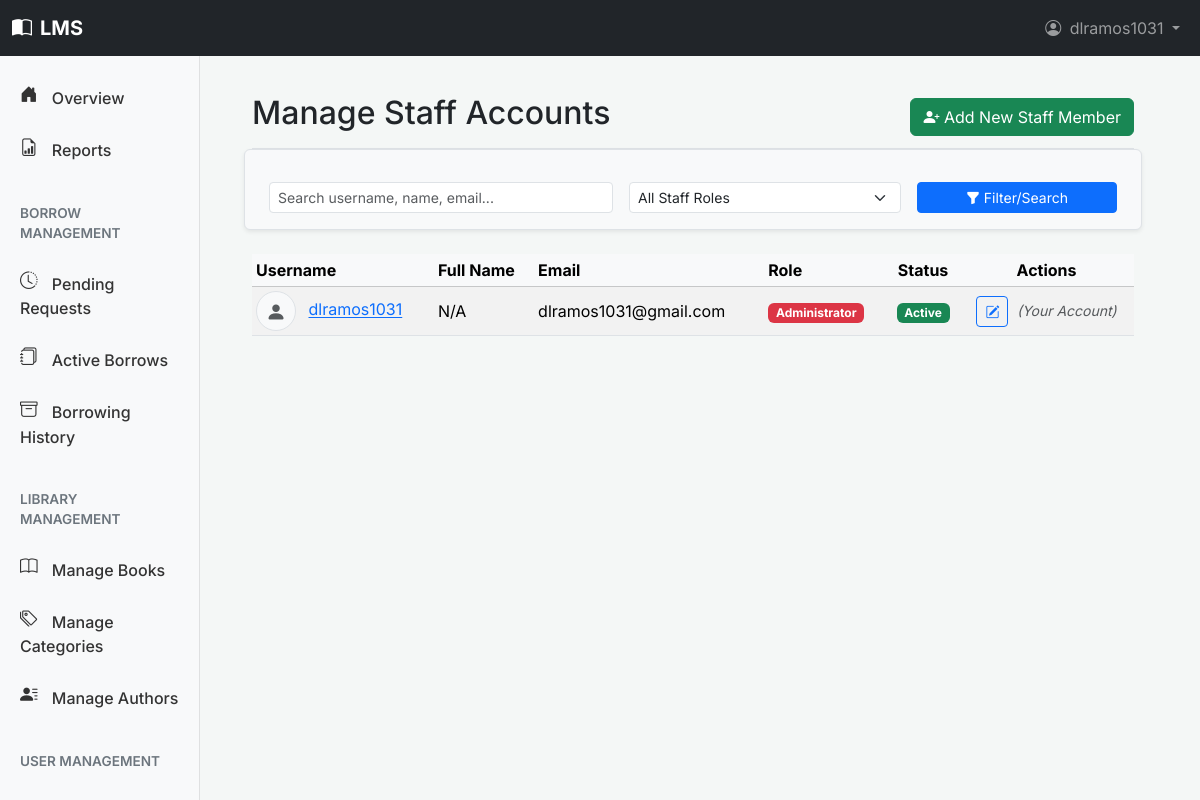
The app's page /dashboard/staff/ (signed in) with its own data.
### users/models.py (models this page shows, shortened)
class CustomUser(AbstractUser):
    middle_initial = models.CharField(
        _('middle initial'),
        max_length=10,
        blank=True,
        null=True,
        help_text=_("User's middle initial (optional)")
    )
    suffix = models.CharField(
        _('suffix'),
        max_length=10,
        blank=True,
        null=True,
        help_text=_("e.g., Jr., Sr., III (optional)")
    )
    ROLE_CHOICES = (
        ('BORROWER', _('Borrower')),    # For students and other general library users
        ('LIBRARIAN', _('Librarian')),  # For library staff managing books and circulation
        ('ADMIN', _('Administrator')),  # For system administrators with full access
    )
    role = models.CharField(
        _('role'),
        max_length=20,
        choices=ROLE_CHOICES,
        default='BORROWER',
        help_text=_('The primary role of this user within the library system')
    )
    borrower_id_label = models.CharField(
        _('borrower ID label'),
        max_length=50,
        default="Library ID",
        help_text=_("Label for the borrower's unique identifier (e.g., Student ID, Library Card No.)")
    )
    borrower_id_value = models.CharField(
        _('borrower ID value'),
        max_length=50,
        unique=True,
        null=True,
        blank=True,
        help_text=_("The borrower's unique library identifier value (e.g., 'S12345', 'LC00789')")
    )
    physical_address = models.TextField(
        _('physical address'),
        blank=True,
        null=True,
        help_text=_("Borrower's physical mailing address (optional)")
    )
    birth_date = models.DateField(
        _('birth date'),
        null=True,
        blank=True,
        help_text=_("Borrower's date of birth (optional)")
    )
    phone_number = models.CharField(
        _('phone number'),
        max_length=20,
        blank=True,
        null=True,
        help_text=_("Borrower's contact phone number (optional)")
    )
    profile_picture = models.ImageField(
        _("Profile Picture"),
        upload_to='profile_pics/',
        blank=True,
        null=True,
        help_text=_("Upload a profile picture (optional).")
    )
    favorite_books = models.JSONField(
        _("Favorite Books"),
        default=list,
        blank=True,
        help_text=_("List of favorite book ISBNs with timestamps.")
    )
    BORROWER_TYPE_CHOICES = (
        ('STUDENT', _('Student')),                  # Full-time students
        ('FACULTY', _('Faculty')),                  # Faculty members
        ('STAFF_MEMBER', _('Staff Member')),        # University staff (non-faculty) who are borrowers
        ('ALUMNI', _('Alumni')),                    # Former students who are still borrowers
        ('COMMUNITY', _('Community Member')),       # Other verified local borrowers
        ('OTHER', _('Other Verified Borrower')),    # Other verified borrowers (e.g., local residents, non-student/faculty)
    )
    borrower_type = models.CharField(
        _('borrower type'),
        max_length=30,
        choices=BORROWER_TYPE_CHOICES,
        null=True,
        blank=True,
        help_text=_('Category of the borrower, e.g., Student, Faculty (used if role is Borrower)')
    )
    groups = models.ManyToManyField(
        'auth.Group',
        verbose_name=_('groups'),
        blank=True,
        help_text=_(
            'The groups this user belongs to. A user will get all permissions '
            'granted to each of their groups.'
        ),
        related_name="customuser_groups",
        related_query_name="customuser",
    )
    user_permissions = models.ManyToManyField(
        'auth.Permission',
        verbose_name=_('user permissions'),
        blank=True,
        help_text=_('Specific permissions for this user.'),
        related_name="customuser_permissions",
        related_query_name="customuser",
    )
    def get_full_name(self):
        parts = [self.first_name]
        if self.middle_initial:
            parts.append(f"{self.middle_initial}.")
        parts.append(self.last_name)
        if self.suffix:
            parts.append(self.suffix)
        full_name = " ".join(filter(None, parts))
        return full_name.strip()
    class Meta:
        verbose_name = _('User')
        verbose_name_plural = _('Users')
        ordering = ['last_name', 'first_name']

### users/views.py (the view, shortened to what this page needs)
# urls.py: path('dashboard/staff/', views.AdminStaffListView.as_view(), name='dashboard_staff_list'),
class AdminStaffListView(AdminRequiredMixin, ListView):
    model = CustomUser
    template_name = 'users/dashboard/staff_list.html'
    context_object_name = 'staff_members'
    paginate_by = 15
    def get_queryset(self):
        queryset = CustomUser.objects.filter(role__in=['LIBRARIAN', 'ADMIN']).order_by('role', 'last_name', 'first_name')
        search_term = self.request.GET.get('search', '').strip()
        staff_role_filter = self.request.GET.get('staff_role', '').strip()
        if staff_role_filter:
            queryset = queryset.filter(role=staff_role_filter)
        return queryset
    def get_context_data(self, **kwargs):
        context = super().get_context_data(**kwargs)
        context['page_title'] = _('Manage Staff Accounts')
        context['current_search'] = self.request.GET.get('search', '')
        context['current_staff_role_filter'] = self.request.GET.get('staff_role', '')
        context['staff_role_choices'] = [('LIBRARIAN', _('Librarian')), ('ADMIN', _('Administrator'))]
        query_params = self.request.GET.copy()
        query_params.pop('page', None)
        context['other_query_params'] = query_params.urlencode()
        return context

### users/templates/users/dashboard/staff_list.html (shortened to what this page needs)
{% extends "dashboard/base.html" %}
{% load static %}
{% load bootstrap5 %}
{% block dashboard_page_title_main %}Manage Staff Accounts{% endblock %}
{% block dashboard_page_actions %}
    {% if request.user.is_superuser %}
    <a href="{% url 'users:dashboard_staff_add' %}" class="btn btn-success">
        <i class="bi bi-person-plus-fill"></i> Add New Staff Member
    </a>
    {% endif %}
{% endblock %}
{% block dashboard_content_main %}
    <form method="get" action="{% url 'users:dashboard_staff_list' %}" class="row g-3 align-items-center mb-4 p-3 bg-light border rounded shadow-sm">
        <div class="col-md-5">
            <input type="text" name="search" class="form-control form-control-sm" id="staffSearchInput" placeholder="Search username, name, email..." value="{{ current_search|default:'' }}">
        </div>
        <div class="col-md-4">
            <select name="staff_role" class="form-select form-select-sm" id="staffRoleFilterInput">
                <option value="">All Staff Roles</option>
            </select>
        </div>
        <div class="col-md-3">
            <button class="btn btn-primary btn-sm w-100" type="submit"><i class="bi bi-funnel-fill"></i> Filter/Search</button>
        </div>
    </form>
    <div class="table-responsive">
        <table class="table table-striped table-hover table-sm align-middle">
            <thead class="table-light">
                <tr>
                    <th>Username</th>
                    <th>Full Name</th>
                    <th>Email</th>
                    <th>Role</th>
                    <th class="text-center">Status</th>
                    <th class="text-center">Actions</th>
                </tr>
            </thead>
            <tbody>
                {% for staff_member in staff_members %}
                <tr>
                    <td>
                        {% if staff_member.profile_picture %}
                            <img src="{{ staff_member.profile_picture.url }}"
                                class="me-2 rounded-circle"
                                style="width: 40px; height: 40px; object-fit: cover;">
                        {% else %}
                            <span class="d-inline-block bg-light border rounded-circle me-2 align-middle"
                                style="width: 40px; height: 40px; line-height: 40px; text-align: center;">
                                <i class="bi bi-person-fill text-muted fs-5"></i>
                            </span>
                        {% endif %}
                        <a href="{% url 'users:dashboard_borrower_detail' pk=staff_member.pk %}">{{ staff_member.username }}</a>
                    </td>
                    <td>{{ staff_member.get_full_name|default:"N/A" }}</td>
                    <td>{{ staff_member.email|default:"N/A" }}</td>
                    <td><span class="badge
                        {% if staff_member.role == 'ADMIN' %}bg-danger{% elif staff_member.role == 'LIBRARIAN' %}bg-info text-dark{% else %}bg-secondary{% endif %}">
                        {{ staff_member.get_role_display }}
                    </span></td>
                    <td class="text-center">
                        {% if staff_member.is_active %}
                            <span class="badge bg-success">Active</span>
                        {% else %}
                            <span class="badge bg-danger">Inactive</span>
                        {% endif %}
                    </td>
                    <td class="text-center">
                        {% if request.user.is_superuser %}
                            <a href="{% url 'users:dashboard_staff_edit' pk=staff_member.pk %}" class="btn btn-sm btn-outline-primary me-1" title="Edit {{ staff_member.username }}">
                                <i class="bi bi-pencil-square"></i>
                            </a>
                            {% if request.user.pk != staff_member.pk %}
                            <a href="{% url 'users:dashboard_staff_delete_confirm' pk=staff_member.pk %}" class="btn btn-sm btn-outline-danger" title="Delete {{ staff_member.username }}">
                                <i class="bi bi-trash"></i>
                            </a>
                            {% else %}
                            <span class="text-muted small fst-italic">(Your Account)</span>
                            {% endif %}
                        {% else %}
                             <span class="text-muted small fst-italic">N/A</span>
                        {% endif %}
                    </td>
                </tr>
                {% endfor %}
            </tbody>
        </table>
    </div>
{% endblock dashboard_content_main %}

### templates/base.html (shortened to what this page needs)
{% load bootstrap5 %}
{% load static %}
<!DOCTYPE html>
<html lang="en">
<head>
    <link rel="stylesheet" href="{% static 'css/inter_font.css' %}">
    <link rel="stylesheet" href="{% static 'vendor/bootstrap-icons/bootstrap-icons.css' %}">
    {% bootstrap_css %}
    <link rel="stylesheet" href="{% static 'css/auth_styles.css' %}">
</head>
<body class="{% block body_class %}{% endblock %}">
  <nav class="navbar navbar-expand-lg navbar-dark bg-dark fixed-top">
    <div class="container-fluid">
      <a class="navbar-brand fw-bold"
        href="{% if user.is_authenticated %}{% if user.role == 'LIBRARIAN' or user.role == 'ADMIN' or user.is_staff %}{% url 'books:dashboard_home' %}{% else %}{% url 'books:portal_catalog' %}{% endif %}{% else %}{% url 'users:login' %}{% endif %}">
        <i class="bi bi-book-half me-2"></i>LMS
      </a>
      <div class="collapse navbar-collapse" id="mainNavbarContent">
          {% block site_nav_items %}
              <ul class="navbar-nav ms-auto mb-2 mb-lg-0">
                  {% if user.is_authenticated %}
                      <li class="nav-item dropdown">
                          <a class="nav-link dropdown-toggle" href="#" id="userProfileDropdown" role="button" data-bs-toggle="dropdown" aria-expanded="false">
                              {% if user.profile_picture %}
                                  <img src="{{ user.profile_picture.url }}" alt="{{ user.username }}" class="rounded-circle me-1" style="width: 24px; height: 24px; object-fit: cover;">
                              {% else %}
                                  <i class="bi bi-person-circle me-1"></i>
                              {% endif %}
                              {{ user.first_name|default:user.username }}
                          </a>
                      </li>
                  {% endif %}
              </ul>
          {% endblock site_nav_items %}
      </div>
    </div>
  </nav>
  <main class="{% block main_container_class %}container{% endblock %}">
      {% block content_body %}{% endblock content_body %}
  </main>
</body>
</html>

### templates/base.html (style rules this page uses)
body { font-family: 'Inter', sans-serif; padding-top: 70px; }

### templates/dashboard/base.html (style rules this page uses)
body { background-color: #f4f7f6; }

### records on screen
CustomUser: first_name "dlramos1031", username "dlramos1031", get_full_name "N/A", email "dlramos1031@gmail.com", role "Administrator", is_active "Active", shows "(Your Account)"
